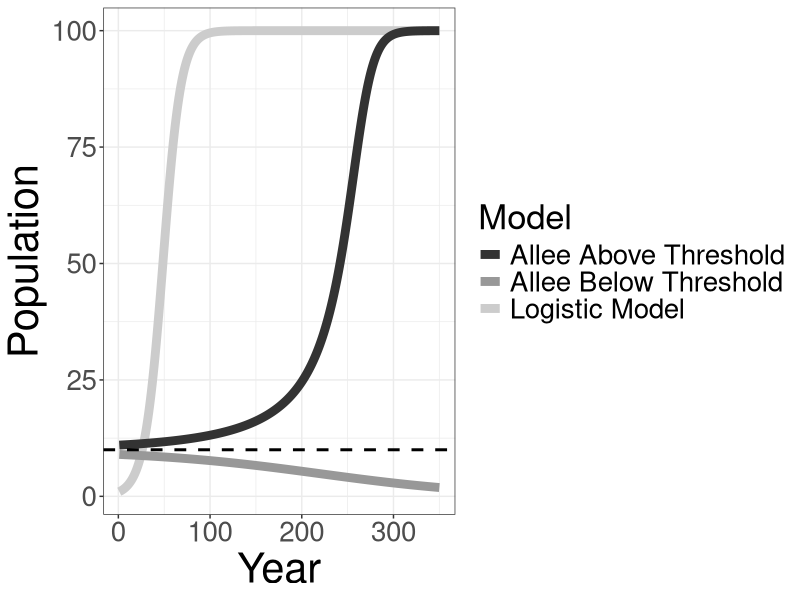

R code for this plot:
library(ggplot2)
library(reshape2)


logisticMod = function(initialPop, rmax, K, t){
  population = c()
  population[1] = initialPop
  

  for(i in 2:t){
    n = population[i-1]
    population[i]  = max(n + rmax*n  *(1- (n/K)), 0)
  }
  return(population)
}

alleeMod = function(initialPop, rmax, K, nMin, t){
  population = c()
  population[1] = initialPop
  
  scalar = (nMin*rmax)/(K-nMin)
  
  for(i in 2:t){
    n = population[i-1]
    population[i]  = max(n + scalar*n * ((n/nMin)-1) *(1- (n/K)), 0)
  }
  return(population)
}

logModel = cbind.data.frame(Year = 1:350, logModel = logisticMod(1,.1,100,350))
deadAllee = cbind.data.frame(Year = 1:350, deadAllee = alleeMod(9,.1,100,10,350))
happyAllee = cbind.data.frame(Year = 1:350, happyAllee = alleeMod(11, .1,100,10,350))

allModels = cbind.data.frame(Year = 1:350, logModel = logModel, deadAllee = deadAllee, happyAllee = happyAllee)
allModelsMelted = melt(allModels, id = "Year")
names(allModelsMelted) = c("Year", "Model","Value")

ggplot(data = logModel, aes(Year)) +
  theme_bw() + 
  scale_color_grey() +
  geom_line(aes(x = Year, y =logModel, color = "Logistic Model"),size = 3) +
  geom_line(data = happyAllee, aes(x = Year, y =happyAllee, color = "Allee Above Threshold"), size = 3) +
  geom_line(data = deadAllee, aes(x = Year, y =deadAllee, color = "Allee Below Threshold", fill = "model"), size =3 ) +
  geom_hline(yintercept = 10, linetype = "dashed", size = 1) +
  labs(x = "Year", y = "Population") +
  theme(text = element_text(size = 25)) + 
  theme(axis.title = element_text(size=30)) +
  labs(colour = "Model") 


